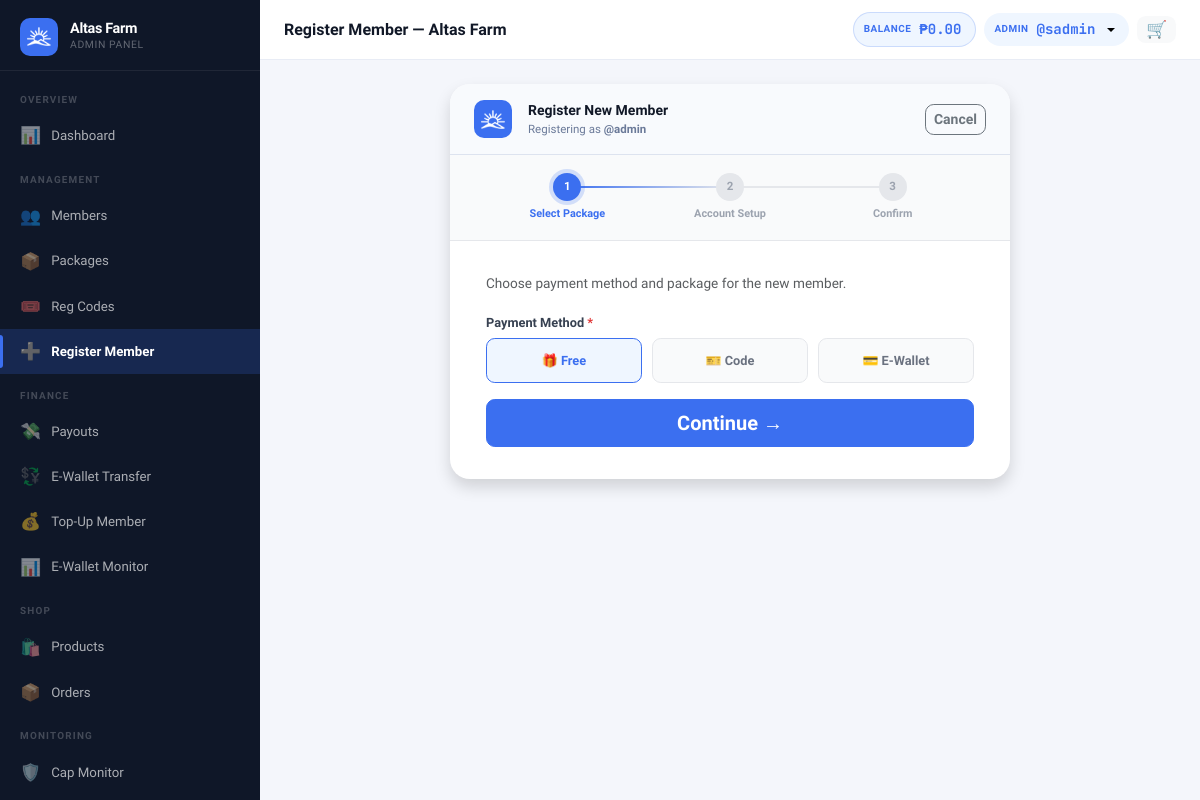
Screenshot of /?page=register (signed in) with the database file from the repository.
### tables this page shows
CREATE TABLE settings (
  key_name   VARCHAR(80) NOT NULL PRIMARY KEY,
  value      TEXT        NOT NULL,
  updated_at TIMESTAMP DEFAULT CURRENT_TIMESTAMP ON UPDATE CURRENT_TIMESTAMP
);

CREATE TABLE users (
  id                INT UNSIGNED AUTO_INCREMENT PRIMARY KEY,
  username          VARCHAR(40)  NOT NULL UNIQUE,
  password_hash     VARCHAR(255) NOT NULL,
  role              ENUM('member','admin','superadmin') NOT NULL DEFAULT 'member',
  package_id        INT UNSIGNED NULL,
  reg_code_id           INT UNSIGNED NULL,
  reg_payment_method    ENUM('code','ewallet','pending') NOT NULL DEFAULT 'code',
  reg_paid_by           INT UNSIGNED NULL,

   
  sponsor_id        INT UNSIGNED NULL,
  binary_parent_id  INT UNSIGNED NULL,
  binary_position   ENUM('left','right') NULL,

   
  left_count        INT UNSIGNED NOT NULL DEFAULT 0,
  left_count_paid   INT UNSIGNED NOT NULL DEFAULT 0,
  right_count       INT UNSIGNED NOT NULL DEFAULT 0,
  right_count_paid  INT UNSIGNED NOT NULL DEFAULT 0,
  pairs_paid        INT UNSIGNED NOT NULL DEFAULT 0,
  pairs_flushed     INT UNSIGNED NOT NULL DEFAULT 0,
  pairs_paid_today  INT UNSIGNED NOT NULL DEFAULT 0,   

   
  lifetime_earned       DECIMAL(14,2) NOT NULL DEFAULT 0.00,
  cap_status            ENUM('active','capped','perminact') NOT NULL DEFAULT 'active',
  capping_bypass        TINYINT(1)   NOT NULL DEFAULT 0,
  daily_cap_bypass      TINYINT(1)   NOT NULL DEFAULT 0,
  capped_at             TIMESTAMP NULL,
  last_reactivation_at  TIMESTAMP NULL,
  dfi_days_used         INT UNSIGNED NOT NULL DEFAULT 0,
  dfi_active            TINYINT(1)   NOT NULL DEFAULT 1,
  cd_active             TINYINT(1)   NOT NULL DEFAULT 0,
  ewallet_sent_today      DECIMAL(12,2) NOT NULL DEFAULT 0.00,
  ewallet_sent_this_week  DECIMAL(12,2) NOT NULL DEFAULT 0.00,

   
  full_name         VARCHAR(120) NULL,
  email             VARCHAR(120) NULL,
  mobile            VARCHAR(20)  NULL,
  gcash_number      VARCHAR(20)  NULL,
  maya_number       VARCHAR(20)  NULL,
  usdt_trc20_address VARCHAR(100) NULL,
  usdt_bep20_address VARCHAR(100) NULL,
  address           TEXT         NULL,
  photo             VARCHAR(200) NULL,

  ewallet_balance       DECIMAL(14,2) NOT NULL DEFAULT 0.00,
  withdrawable_balance  DECIMAL(14,2) NOT NULL DEFAULT 0.00,
  status                ENUM('active','suspended','pending','deactivated') NOT NULL DEFAULT 'active',
  joined_at         TIMESTAMP DEFAULT CURRENT_TIMESTAMP,
  last_login        TIMESTAMP NULL,

  FOREIGN KEY (sponsor_id)       REFERENCES users(id) ON DELETE SET NULL,
  FOREIGN KEY (binary_parent_id) REFERENCES users(id) ON DELETE SET NULL,
  FOREIGN KEY (package_id)       REFERENCES packages(id) ON DELETE SET NULL
);

### views/partials/sidebar_admin.php (the view, shortened to what the rows shown need)
<?php
$cp = current_page();
$adminUser = Auth::user();
$initial = strtoupper(substr($adminUser['username'] ?? 'A', 0, 1));
$pendingPayouts = (int)db()->query("SELECT COUNT(*) FROM payout_requests WHERE status='pending'")->fetchColumn();
$pendingMembers = (int)db()->query("SELECT COUNT(*) FROM users WHERE role='member' AND status='pending'")->fetchColumn();
if (!function_exists('renderAdminNav')) {
function renderAdminNav($cp, $adminUser, $initial, $pendingPayouts, $pendingMembers)
{ ?>
  <div class="sidebar-brand">
    <div class="brand-icon">
      <img src="<?= APP_URL ?>/assets/img/logo.png" alt="Logo">
    </div>
    <div>
      <div class="brand-name"><?= e(setting('site_name', APP_NAME)) ?></div>
      <div class="brand-sub">Admin Panel</div>
    </div>
  </div>
  <nav class="sidebar-nav">
    <div class="nav-section-label">Overview</div>
    <a href="<?= APP_URL ?>/?page=admin" class="nav-item-link <?= $cp === 'admin' ? 'active' : '' ?>">
      <span class="nav-icon">📊</span> Dashboard
    </a>
    <div class="nav-section-label">Management</div>
    <a href="<?= APP_URL ?>/?page=admin_users" class="nav-item-link <?= in_array($cp, ['admin_users', 'admin_user_view']) ? 'active' : '' ?>">
      <span class="nav-icon">👥</span> Members
    </a>
    <a href="<?= APP_URL ?>/?page=admin_packages" class="nav-item-link <?= $cp === 'admin_packages' ? 'active' : '' ?>">
      <span class="nav-icon">📦</span> Packages
    </a>
    <a href="<?= APP_URL ?>/?page=admin_codes" class="nav-item-link <?= $cp === 'admin_codes' ? 'active' : '' ?>">
      <span class="nav-icon">🎟️</span> Reg Codes
    </a>
    <a href="<?= APP_URL ?>/?page=register" class="nav-item-link <?= $cp === 'register' ? 'active' : '' ?>">
      <span class="nav-icon">➕</span> Register Member
    </a>
    <div class="nav-section-label">Finance</div>
    <a href="<?= APP_URL ?>/?page=admin_payouts" class="nav-item-link <?= $cp === 'admin_payouts' ? 'active' : '' ?>">
      <span class="nav-icon">💸</span> Payouts
    </a>
    <a href="<?= APP_URL ?>/?page=ewallet_transfer" class="nav-item-link <?= $cp === 'ewallet_transfer' ? 'active' : '' ?>">
      <span class="nav-icon">💱</span> E-Wallet Transfer
    </a>
    <a href="<?= APP_URL ?>/?page=admin_ewallet_topup" class="nav-item-link <?= $cp === 'admin_ewallet_topup' ? 'active' : '' ?>">
      <span class="nav-icon">💰</span> Top-Up Member
    </a>
    <a href="<?= APP_URL ?>/?page=admin_ewallet_monitor" class="nav-item-link <?= $cp === 'admin_ewallet_monitor' ? 'active' : '' ?>">
      <span class="nav-icon">📊</span> E-Wallet Monitor
    </a>
    <div class="nav-section-label">Shop</div>
    <a href="<?= APP_URL ?>/?page=admin_shop" class="nav-item-link <?= in_array($cp, ['admin_shop']) ? 'active' : '' ?>">
      <span class="nav-icon">🛍️</span> Products
    </a>
    <a href="<?= APP_URL ?>/?page=admin_shop_orders" class="nav-item-link <?= in_array($cp, ['admin_shop_orders', 'admin_shop_order']) ? 'active' : '' ?>">
      <span class="nav-icon">📦</span> Orders
    </a>
    <div class="nav-section-label">Monitoring</div>
    <a href="<?= APP_URL ?>/?page=admin_cap_monitor" class="nav-item-link <?= $cp === 'admin_cap_monitor' ? 'active' : '' ?>">
      <span class="nav-icon">🛡️</span> Cap Monitor
    </a>
    <a href="<?= APP_URL ?>/?page=admin_dfi" class="nav-item-link <?= $cp === 'admin_dfi' ? 'active' : '' ?>">
    </a>
  </nav>
<?php } ?>
<?php }  ?>
<div class="sidebar d-none d-lg-flex flex-column">
  <?php renderAdminNav($cp, $adminUser, $initial, $pendingPayouts, $pendingMembers); ?>
</div>

### views/auth/register.php (shortened to what the rows shown need)
<?php
$pageTitle      = 'Register Member — ' . setting('site_name', APP_NAME);
$isLoggedIn     = Auth::check();
$currentUser    = $isLoggedIn ? Auth::actingUser() : null;
$freeEnabled    = setting('free_registration_enabled', '1') === '1';
?>
<?php if ($isLoggedIn): ?>
  <?php require 'views/partials/head.php'; ?>
  <link rel="stylesheet" href="<?= APP_URL ?>/assets/css/auth.css">
  <?php if (Auth::isAdmin()): ?>
    <?php require 'views/partials/sidebar_admin.php'; ?>
  <?php else: ?>
    <?php require 'views/partials/sidebar_member.php'; ?>
  <?php endif; ?>
  <div class="main-content">
    <?php require 'views/partials/topbar.php'; ?>
    <div class="page-content">
      <div class="d-flex justify-content-center">
        <div style="width:100%;max-width:560px;">
            <?php endif; ?>
            <div class="auth-card auth-card-wide <?= $isLoggedIn ? 'shadow' : '' ?>">
              <?php if ($isLoggedIn): ?>
                <div class="d-flex align-items-center gap-3 px-4 py-3 border-bottom" style="background:#f8fafd;">
                  <div style="width:38px;height:38px;border-radius:.625rem;background:var(--primary);display:flex;align-items:center;justify-content:center;overflow:hidden;flex-shrink:0;">
                    <img src="<?= APP_URL ?>/assets/img/logo.png" style="width:24px;height:24px;object-fit:contain;" alt="">
                  </div>
                  <div class="flex-grow-1">
                    <div style="font-size:.875rem;font-weight:700;">Register New Member</div>
                    <div style="font-size:.72rem;color:var(--muted);">Registering as <strong>@<?= e($currentUser['username']) ?></strong></div>
                  </div>
                  <a href="<?= Auth::isAdmin() ? APP_URL . '/?page=admin' : APP_URL . '/?page=dashboard' ?>"
                    class="btn btn-sm btn-outline-secondary">Cancel</a>
                </div>
              <?php endif; ?>
            </div>
            <?php if ($isLoggedIn): ?>
            </div>
        </div>
      </div>
    </div>
  <?php else: ?>
  </div>
<?php endif; ?>
<?php if (!$isLoggedIn): ?>
  </body>
  </html>
<?php else: ?>
  <?php require 'views/partials/footer.php'; ?>
<?php endif; ?>

### views/partials/topbar.php (shortened to what the rows shown need)
<?php
if (isset($_GET['page']) && $_GET['page'] === 'admin_user_view' && !empty($_GET['id']) && Auth::isAdmin()) {
    $topbarUser = getUserById((int)$_GET['id']);
    if (!$topbarUser) {
        flash('error', 'User not found.');
        redirect('/?page=admin_users');
    }
    $walletUser = $topbarUser;
} else {
    $topbarUser = Auth::user();
    $walletUser = Auth::isSuperadmin() ? (User::find(Auth::actingAdminId()) ?: $topbarUser) : $topbarUser;
}
$topbarBalance = fmt_money($walletUser['ewallet_balance'] ?? 0);
$isMember      = ($topbarUser['role'] ?? '') === 'member';
?>
<div class="topbar-wrapper no-print">
    <div class="topbar-title"><?= e($pageTitle ?? 'Dashboard') ?></div>
    <div class="d-flex align-items-center gap-2">
        <?php if ($isMember || Auth::isSuperadmin()): ?>
            <div class="topbar-balance d-none d-sm-flex">
                <span class="bal-label">Balance</span>
                <span class="bal-amount" id="topbarBalance"><?= $topbarBalance ?></span>
            </div>
        <?php endif; ?>
        <div class="dropdown">
            <button class="topbar-balance border-0 dropdown-toggle" type="button"
                data-bs-toggle="dropdown" aria-expanded="false"
                title="<?= e($topbarUser['username'] ?? '') ?>" style="cursor:pointer;">
                <span class="bal-label"><?= Auth::isAdmin() ? 'Admin' : 'User' ?></span>
                <span class="bal-amount">@<?= e($topbarUser['username'] ?? '') ?></span>
            </button>
        </div>
        <?php if (Auth::check()): ?>
        <button type="button" class="btn btn-sm btn-light position-relative border-0 topbar-cart-btn"
                data-bs-toggle="offcanvas" data-bs-target="#cartOffcanvas"
                title="Cart" style="font-size:1.05rem;line-height:1;padding:.3rem .55rem;">
            🛒
        </button>
        <?php endif; ?>
    </div>
</div>

### rows the page displays
settings: value "Altas Farm"
users: ewallet_balance "₱0.00", username "admin"
users: username "sadmin"

### other values shown
$pageTitle "Register Member — Altas Farm"
